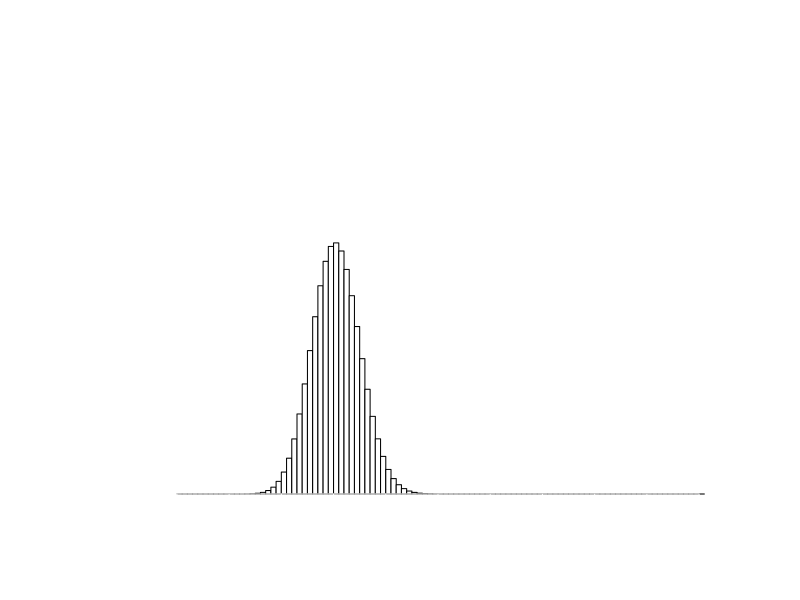
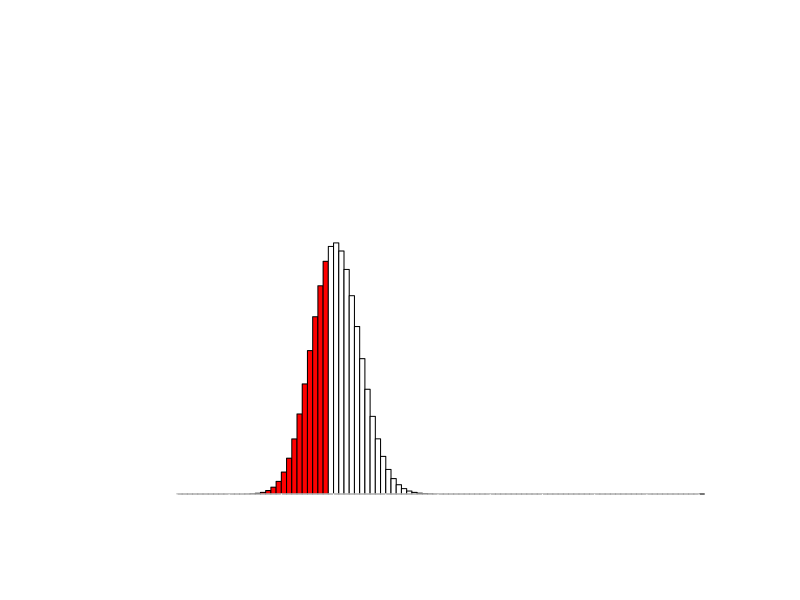
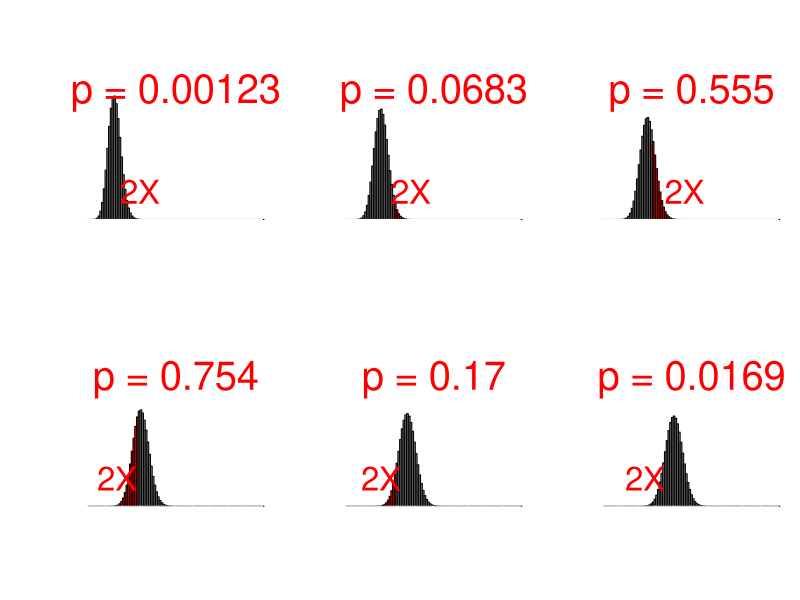
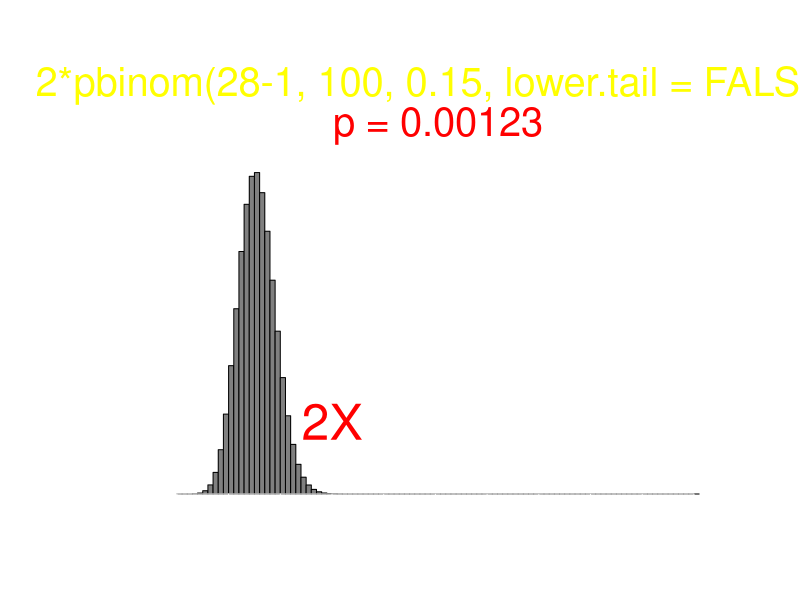
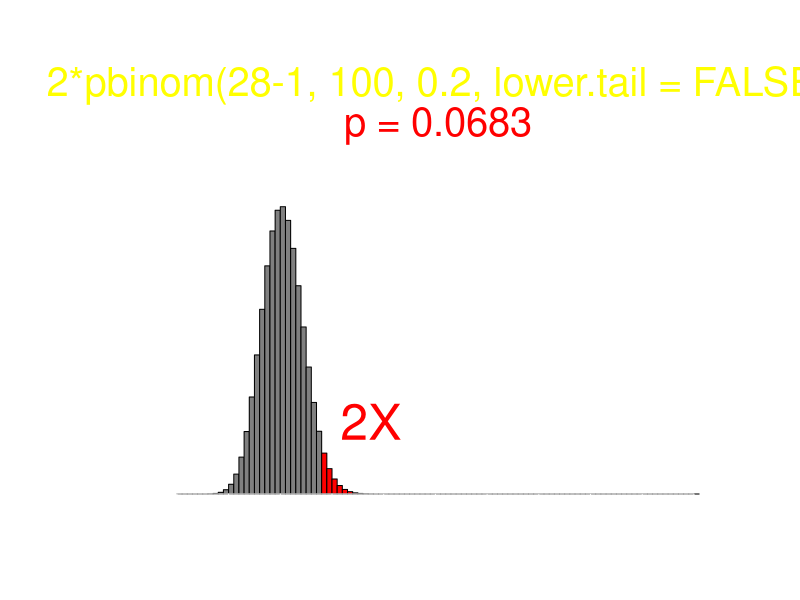
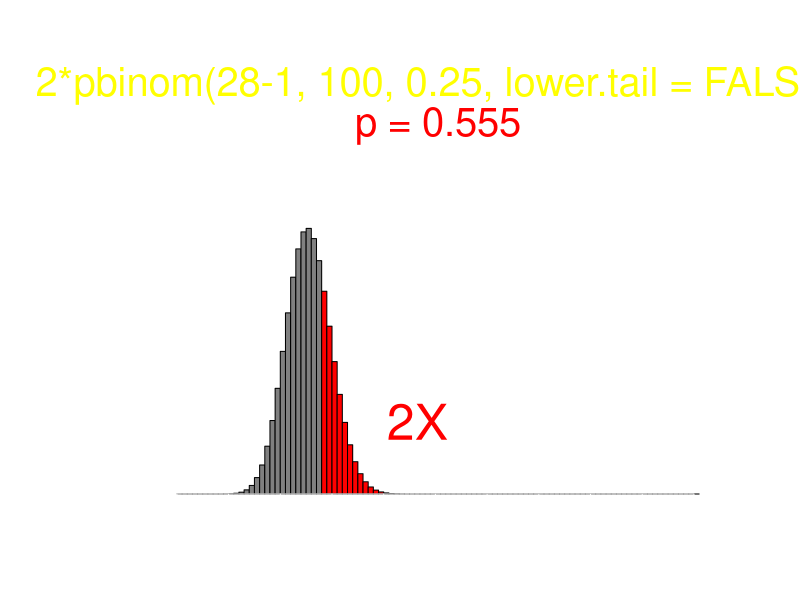
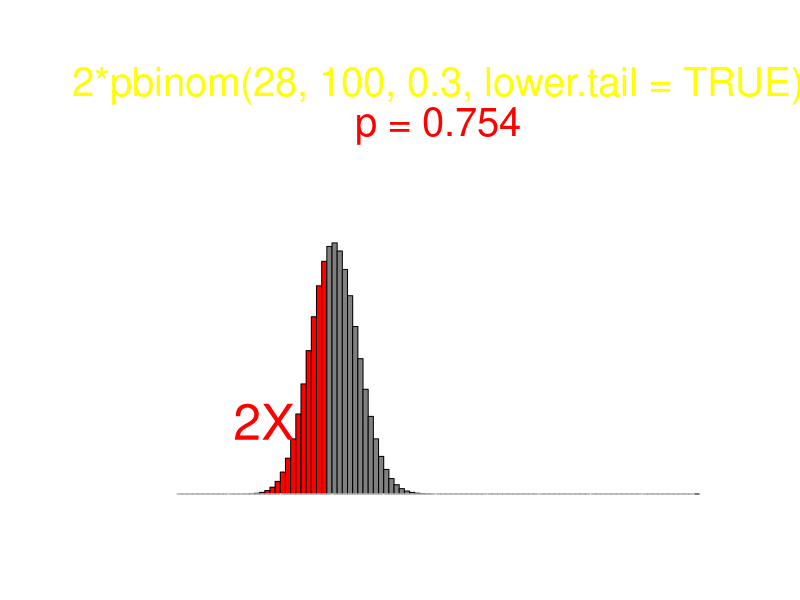
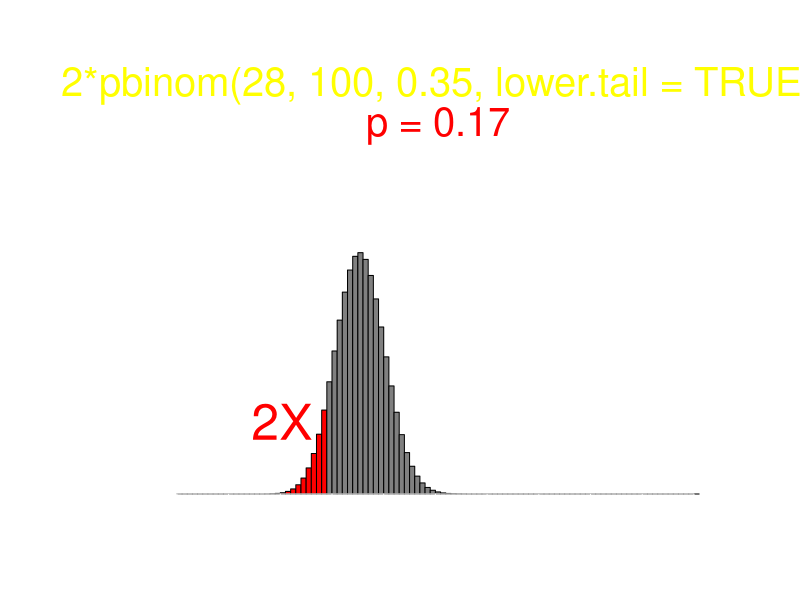

Source code (R) for these figures, in order:
## Introduction to Likelihood
## Meaningful Modeling of Epidemiolgic Data, 2014
## (C) Steve Bellan, 2009-2014
#################### 
## Order of lecture
#################### 
## 1) Link to binomial sampling in Jim Scott's lecture
## 
## 2) Show binomial sampling and variety of null hypotheses & probability
## of data given each of these
## 
## 3) Talk about p-values, and alpha cutoffs.
## 
## 4) Show exact binomial confidence intervals, and define them as the
## collection of null hypotheses for which a data point this extreme
## or more extreme would not occur less than 5% of the time.
## 
## 5) Define likelihood.
## 
## 6) Explain link between P(data | model) and L(model | data).
## 
## 7) Derive likelihood for binomial distribution to get x/n as best
## estimate of p.
## 
## 8) Note that -2log(L) ~ chisq(df = 1)
## 
## 9) Show how this can be used to produce confidence intervals similar
## to the exact binomial ones.

##################################################
## Plotting parameters
fgcol <- 'white'
brdcol <- 'black' ## barplot bar borders
hcol <- gray(.5) ## hypothetical distribution colors
xcol <- 'red' ## extreme value in tail color
pcol <- 'purple' ## color of probability densities or exact values
ycol <- 'yellow' ## color of emphasized text
ps <- 24
cx <- 1.2 ## ps/12 
ymax <- .15

##################################################
## Bin(100, .3), choose 28
for(ss in c(F,T)) {
  ## Population parameters for ANC clinic as a subset of a greater
  ## population example.
  size <- 100
  true.prev <- .3
  ## Sample from this distribution once (use 28 for powerpoint slides).
  samp.pos <- 28                          #rbinom(1,100,.3)
  samp.prev <- samp.pos/size
  color.vec <- rep(fgcol,size+1)
  ## more.extreme <- 0:100 <= samp.pos | 0:100 >= (abs(true.prev * size - samp.pos) + true.prev * size)
  if(ss) {
    color.vec[0:100<=samp.pos] <- xcol
    strg <- paste0(' x=', samp.pos)
  }else{
    strg <- ''
  }
### Create a histogram of the binomial distribution function
  pdf(paste0("BinPDF p=", true.prev, strg,'.pdf'), width=14, height=7)
  par(fg = fgcol, col.main = fgcol, col.axis=fgcol, col.lab=fgcol, 'ps'=ps, mgp = c(6,1.5,0), mar = c(5.3,7.8,3,4))
  mpar <- par()
  barplot.obj <- barplot(dbinom(0:size,size=size, prob=true.prev),
                         #xlab="number HIV+", #names.arg=c(0:size),
                         ylab="probability",
                         col=color.vec,
                         border = brdcol, #fgcol,
                         space =0, axis.lty=0,
                         ## main=paste("probability distribution function for  a true prevalence of", true.prev*100,"%"),
                         ylim = c(0,ymax), axes=F, xlim = c(0,100),
                         cex.axis=cx, cex.main=cx, cex.lab=cx)
  axis(1, seq(0,100, by = 10))
  axis(2, seq(0,.1, l = 3), las = 2)
  mtext("number HIV+", side = 1, line = 3.5, cex = cx)
  dev.off()
}

######################################################################
## p-values as cumulative two tails for different null hypotheses.
######################################################################
potential.prev <- seq(.15,.4, by = .05)
length.out <- length(potential.prev)
strg <- paste0(' x=', samp.pos)
file.names <- paste0("BinPDF p=", potential.prev, strg, ".pdf")
for(indiv.pnls in c(F,T)) {
  if(!indiv.pnls) {
    pdf(paste0("BinPDF p", paste0(range(potential.prev), collapse = '-'), strg, "panels.pdf"),width=12,height=8)
    suppressWarnings(par(mpar))
    par(mfrow=c(2,3), oma = c(2,2,0,0), mar = c(5.1,4.1,4,1))
  }
  for(ii in 1:length.out) {
    if(indiv.pnls)      {       pdf(file.names[ii], width=14, height=7); suppressWarnings(par(mpar))}
    ## Now calculate the total probability of finding a value in the
    ## extreme lower tail plus the extreme upper tail.
    if(samp.pos < potential.prev[ii]*size) {
      p.val.one.tail <- pbinom(samp.pos, size, potential.prev[ii], lower.tail = TRUE)
      blurb <- paste("2*pbinom(",samp.pos,", ", size, ", ", potential.prev[ii], ", lower.tail = TRUE)",
                     sep = "")
      more.extreme <- 0:100 <= samp.pos
      loc2x <- qbinom(.1, size, potential.prev[ii])*.7
    }else{
      p.val.one.tail <- pbinom(samp.pos - 1, size, potential.prev[ii], lower.tail = FALSE)
      blurb <- paste("2*pbinom(",samp.pos,"-1, ", size, ", ", potential.prev[ii], ", lower.tail = FALSE)",
                     sep = "")
      more.extreme <- 0:100 >= samp.pos
      loc2x <- qbinom(.9, size, potential.prev[ii])*1.5
    }
    main <- ifelse(indiv.pnls,
                   paste("If true prevalence were ", potential.prev[ii]*100,"%, then p(28 or more extreme) is",sep=""),
                   paste("hypothetical \nprevalence:",potential.prev[ii]*100,"%"))
    sub <- ifelse(indiv.pnls, blurb, '')
    ## Now multiply times 2, because we could have gotten reults that
    ## extreme in the other direction too. Make sure you understand what
    ## this means.
    p.val <- p.val.one.tail*2
    blurbP <- signif(p.val,3)
    ## if(potential.prev[ii]==.3) col.main <- "yellow"
    prob.dist <- dbinom(0:size, size=size, prob=potential.prev[ii])
    color.vec <- rep(hcol,size+1)
    color.vec[more.extreme] <- xcol
    barplot(prob.dist, xlab = "", ylab = ifelse(indiv.pnls, "probability",''),
            names.arg = NA, col = color.vec , border = brdcol, space = 0,
            main = main, axes = F,
            sub = blurb,
            col.main = fgcol, ylim = c(0,ymax))
    text(loc2x, .025, '2X', col = xcol, cex = 1.5)
    axis(1, seq(0,100, by = 10), ifelse(indiv.pnls, T, NA))
    axis(2, seq(0,.1, l = 3), ifelse(indiv.pnls, T, NA), las = 2)
    mtext("number HIV+", side = 1, line = ifelse(indiv.pnls, 3.5, 0), outer = !indiv.pnls, cex = cx)
    if(!indiv.pnls)     mtext("probability", side = 2, line = 0, outer = T, cex = cx)
    if(indiv.pnls)      mtext(blurb, side = 3, line = -2, col = "yellow", cex = cx)
    mtext(paste("p =",blurbP), side = 3, line = -4, col = xcol, cex = cx)
    if(indiv.pnls) dev.off()
  }
  dev.off()
}

######################################################################
## p-value vs hypothesis plot, note you can't use qbinom()! it doesn't
## give CI's unlike qnorm because of lack of symmetry
######################################################################
pdf("P value Confidence Intervals.pdf", width = 14, height = 7)
suppressWarnings(par(mpar)); par(mar = c(8,9,1,1))
potential.prev.vector <- seq(0,1, by = .001)
p.val <- rep(NA, length(potential.prev.vector))
for(jj in 1:length(potential.prev.vector))  {
    if(samp.pos < potential.prev.vector[jj]*size) {
        p.val.one.tail <- pbinom(samp.pos, size, potential.prev.vector[jj], lower.tail = TRUE)
      }else{
        p.val.one.tail <- pbinom(samp.pos - 1, size, potential.prev.vector[jj], lower.tail = FALSE)
      }
    ## Now multiply times 2, because we could have gotten reults that
    ## extreme in the other direction too. Make sure you understand what
    ## this means.
    p.val[jj] <- p.val.one.tail*2
  }
non.rejected.nulls <- potential.prev.vector[p.val > .05]
ci <- range(non.rejected.nulls)
plot(potential.prev.vector, p.val,
     xlab = "hypothetical prevalence", ylab = "p-value", las = 2,
     lwd = 4, bty = "n", type = "l", col = xcol)
segments(0,.05, 1,.05, lty = 2, lwd = 3)
cip.l <- round(min(potential.prev.vector[p.val> .05]),3)
cip.u <- round(max(potential.prev.vector[p.val> .05]),3)
arrows(cip.l, .4, cip.l, -.03, length = .2)
arrows(cip.u, .4, cip.u, -.03, length = .2)
text(cip.l,.4, cip.l,cex = 1.5,pos = 3)
text(cip.u,.4, cip.u,cex = 1.5,pos = 3)
text(.5, .05, expression(alpha==.05), pos = 3)
text(.7,.7, paste("95% CI includes HIV prevalences \nof ", cip.l*100, "% to ", cip.u*100, "%", sep=""), cex = 1.5,
     col = "yellow")
dev.off()

###################################################################### 
### LIKELIHOOD APPROACH
######################################################################
for(ss in c(F,T)) {
  color.vec <- rep(fgcol,size+1)
  if(ss) {
    color.vec[samp.pos + 1] <- pcol
    strg <- paste0(' x=', samp.pos)
  }else{
    strg <- ''
  }
### Create a histogram of the binomial distribution function
  pdf(paste0("BinLIK p=", true.prev, strg,'.pdf'), width=14, height=7)
  suppressWarnings(par(mpar))
  barplot.obj <- barplot(dbinom(0:size,size=size, prob=true.prev),
                         #xlab="number HIV+", #names.arg=c(0:size),
                         ylab="probability",
                         col=color.vec,
                         border = brdcol, #fgcol,
                         space =0, axis.lty=0,
                         ## main=paste("probability distribution function for  a true prevalence of", true.prev*100,"%"),
                         ylim = c(0,ymax), axes=F, xlim = c(0,100),
                         cex.axis=cx, cex.main=cx, cex.lab=cx)
  axis(1, seq(0,100, by = 10))
  axis(2, seq(0,.1, l = 3), las = 2)
  mtext("number HIV+", side = 1, line = 3.5, cex = cx)
  dev.off()
}

######################################################################
## Likelihood values for different null hypotheses.
######################################################################
potential.prev <- seq(.15,.4, by = .05)
length.out <- length(potential.prev)
strg <- paste0(' x=', samp.pos)
file.names <- paste0("BinLIK p=", potential.prev, strg, ".pdf")
for(indiv.pnls in c(F,T)) {
  if(!indiv.pnls) {
    pdf(paste0("BinLIK p=", paste0(range(potential.prev), collapse = '-'), strg, "panels.pdf"),width=12,height=8)
    suppressWarnings(par(mpar))
    par(mfrow=c(2,3), oma = c(2,2,0,0), mar = c(5.1,4.1,4,1))
  }
  for(ii in 1:length.out) {
    if(indiv.pnls)      {       pdf(file.names[ii], width=14, height=7); suppressWarnings(par(mpar))}
    ## Now calculate the total probability of finding a value in the
    ## extreme lower tail plus the extreme upper tail.
    dbn <- signif(dbinom(samp.pos, size, potential.prev[ii]),3)
    blurb <- paste0("dbinom(",samp.pos,", ", size, ", ", potential.prev[ii], ') = ', dbn)
    main <- paste("hypothetical", "\n"[!indiv.pnls], " prevalence:",potential.prev[ii]*100,"%")  
    sub <- ifelse(indiv.pnls, blurb, '')
    ## if(potential.prev[ii]==.3) col.main <- "yellow"
    prob.dist <- dbinom(0:size, size=size, prob=potential.prev[ii])
    color.vec <- rep(hcol,size+1)
    color.vec[samp.pos + 1] <- pcol
    barplot(prob.dist, xlab = "", ylab = ifelse(indiv.pnls, "probability",''),
            names.arg = NA, col = color.vec , border = brdcol, space = 0,
            main = main, axes = F, sub = blurb, ylim = c(0,ymax))
    axis(1, seq(0,100, by = 10), ifelse(indiv.pnls, T, NA))
    axis(2, seq(0,.1, l = 3), ifelse(indiv.pnls, T, NA), las = 2)
    mtext("number HIV+", side = 1, line = ifelse(indiv.pnls, 3.5, 0), outer = !indiv.pnls, cex = cx)
    if(!indiv.pnls)     mtext("probability", side = 2, line = 0, outer = T, cex = cx)
    if(indiv.pnls)      mtext(blurb, side = 3, line = -3.5, col = pcol, cex = cx)
    if(!indiv.pnls)     mtext(dbn, side = 3, line = -4, col = pcol, cex = cx) 
    if(indiv.pnls) dev.off()
  }
  if(!indiv.pnls)       dev.off()
}

######################################################################
## Show likelihood plot
###################################################################### 
######################################################################
## Likelihood-based CI's
## give CI's unlike qnorm because of lack of symmetry
######################################################################
pdf("Likelihood Confidence Intervals.pdf", width = 14, height = 7)
suppressWarnings(par(mpar)); par(mar = c(8,9,5,1))
potential.prev.vector <- seq(0,1, by = .001)
likelihoods <- dbinom(samp.prev*size,size = size, prob = potential.prev.vector)
plot(potential.prev.vector, likelihoods,     
     xlab = "hypothetical prevalence", ylab = "likelihood", las = 1,
     lwd = 4, bty = "n", type = "l", col = pcol)
mtext("p(our data given prevalence) = LIKELIHOOD", side = 3, line = 3, cex= cx)
dev.off()

pdf("logLikelihood Confidence Intervals.pdf", width = 14, height = 7)
suppressWarnings(par(mpar)); par(mar = c(8,9,5,1))
potential.prev.vector <- seq(0,1, by = .001)
likelihoods <- dbinom(samp.prev*size,size = size, prob = potential.prev.vector)
plot(potential.prev.vector, log(likelihoods), 
     xlab = "hypothetical prevalence", ylab = "log(likelihood)", las = 1,
     lwd = 4, bty = "n", type = "l", col = pcol)
axis(2, seq(-400,0, l = 5))
mtext("p(our data given prevalence) = LIKELIHOOD", side = 3, line = 3, cex= cx)
dev.off()

######################################################################
## L to logL to -logL
######################################################################
pdf("Likelihood Confidence Intervals (small).pdf", width = 5, height = 3)
suppressWarnings(par(mpar)); par(mar = c(4,4,1,1), mgp = c(2,1,0))
plot(potential.prev.vector, likelihoods,     
     xlab = "hypothetical prevalence", ylab = "likelihood", las = 1,
     axes = F,
     lwd = 4, bty = "n", type = "l", col = pcol)
axis(1, seq(0,1, by = .2), NA)
axis(2, seq(0,.08, by = .02), NA)
mtext("p(our data given prevalence) = LIKELIHOOD", side = 3, line = 3, cex= cx)
dev.off()

pdf("logLikelihood Confidence Intervals (small).pdf", width = 5, height = 3)
suppressWarnings(par(mpar)); par(mar = c(4,4,1,1), mgp = c(2,1,0))
plot(potential.prev.vector, log(likelihoods), 
     xlab = "hypothetical prevalence", ylab = "log(likelihood)", las = 1,
     axes = F,
     lwd = 4, bty = "n", type = "l", col = pcol)
axis(1, seq(0,1, by = .2), NA)
axis(2, seq(-400,0, l = 5), NA)
mtext("p(our data given prevalence) = LIKELIHOOD", side = 3, line = 3, cex= cx)
dev.off()


pdf("NeglogLikelihood Confidence Intervals (small).pdf", width = 5, height = 3)
suppressWarnings(par(mpar)); par(mar = c(4,4,1,1), mgp = c(2,1,0))
plot(potential.prev.vector, -log(likelihoods), 
     xlab = "hypothetical prevalence", ylab = "-log(likelihood)", las = 1,
     axes = F,
     lwd = 4, bty = "n", type = "l", col = pcol)
axis(1, seq(0,1, by = .2), NA)
axis(2, seq(0,400, l = 5), NA)
mtext("p(our data given prevalence) = LIKELIHOOD", side = 3, line = 3, cex= cx)
dev.off()


######################################################################
## Likelihood-based CI's BIG
## give CI's unlike qnorm because of lack of symmetry
######################################################################
pdf("Likelihood Confidence Intervals big.pdf", width = 14, height = 7)
suppressWarnings(par(mpar)); par(mar = c(8,9,5,1))
potential.prev.vector <- seq(0,1, by = .001)
likelihoods <- dbinom(samp.prev*size,size = size, prob = potential.prev.vector)
plot(potential.prev.vector, likelihoods,     
     xlab = "hypothetical prevalence", ylab = "likelihood", las = 1,
     axes=F,
     lwd = 4, bty = "n", type = "l", col = pcol)
axis(1, seq(0,1, by = .2))
axis(2, seq(0,.08, by = .02), las = 2)
mtext("Likelihood", side = 3, line = 3, cex= cx)
dev.off()

for(crit in c(T,F)) {
  pdf(paste0("NeglogLikelihood Confidence Intervals", 'crit'[crit], "big.pdf"), width = 14, height = 7)
  suppressWarnings(par(mpar)); par(mar = c(8,9,5,1))
  potential.prev.vector <- seq(0,1, by = .001)
  likelihoods <- dbinom(samp.prev*size,size = size, prob = potential.prev.vector)
  plot(potential.prev.vector, -log(likelihoods), 
       xlab = "hypothetical prevalence", ylab = "-log(likelihood)", las = 1, axes=F,
       lwd = 4, bty = "n", type = "l", col = pcol)
  axis(1, seq(0,1, by = .2))
  axis(2, seq(0,400, l = 5), las = 2)
  mtext("we usually minimize the -log(likelihood)", side = 3, line = 3, cex= cx)
  if(crit) {
    chisq.crit <- qchisq(.95, df = 1)
    min.l <- min(-log(likelihoods))
    abline(h = min.l + chisq.crit/2,
           lwd = 3,
           lty = 2,
           col = fgcol)
  }
  dev.off()
}

##################################################
## Chi squared cutoff
######################################################################
## Chi sq plot
###################################################################### 
pdf("chisq.pdf",width = 8, height = 6)
suppressWarnings(par(mpar)); par(mar=c(12,9,4,2), 'ps'=25)
plot.seq <- seq(0,5,by = .001)
above.crit <- plot.seq > qchisq(.95,1)
col.vec <- rep(fgcol, length(plot.seq))
col.vec[above.crit] <- xcol
plot(plot.seq, dchisq(plot.seq, df = 1),
     type = "h", col = col.vec,
     ylim=c(0,3), bty = "n",
     main = expression(paste("PDF for", chi["df=1"] ^2)),
     xlab = "", ylab = "probability density")
mtext(expression(paste(-2*log(frac(L[null],L[alternative])))), side = 1, line = 8)
arrows(qchisq(.95,1), 1, qchisq(.95,1), dchisq(qchisq(.95,1),1)+.1, length = .2, lwd = 2)
text(qchisq(.95,1),1, expression(paste(chi["df=1",alpha==.05] ^ 2)), pos = 3)
dev.off()


######################################################################
## Zoom in on last plot
for(ii in 1:3) {
  pdf(paste0("NeglogLikelihood Confidence Intervals", 'crit zoom', ii, ".pdf"), width = 14, height = 7)
  suppressWarnings(par(mpar)); par(mar = c(8,9,5,1))
  potential.prev.vector <- seq(0,1, by = .001)
  likelihoods <- dbinom(samp.prev*size,size = size, prob = potential.prev.vector)
  plot(potential.prev.vector, -log(likelihoods), ylim = c(2,7),
       xlab = "hypothetical prevalence", ylab = "-log(likelihood)", las = 1, axes=F,
       lwd = 4, bty = "n", type = "l", col = pcol)
  axis(1, seq(0,1, by = .2))
  axis(2, seq(2,6, b = 2), las = 2)
  chisq.crit <- qchisq(.95, df = 1)
  min.l <- min(-log(likelihoods))
  abline(h = min.l + chisq.crit/2, lwd = 3, lty = 2, col = fgcol)
  if(ii==2) {
    arrows(.28, min.l, .28, min.l+chisq.crit/2, len = .15, code = 3, angle = 45, lwd = 4, col = ycol)
    text(.28, min.l+chisq.crit/4, '1.92', pos = 4, col = ycol)
  }
  if(ii==3) {
    ci.likelihood <- range(potential.prev.vector[-log(likelihoods) < min.l + chisq.crit/2])
    ci.l <- signif(ci.likelihood[1],3)
    ci.u <- signif(ci.likelihood[2],3)
    mtext(paste("95% CI includes HIV prevalences of ", ci.l*100, "% to ", ci.u*100, "%", sep=""), side = 3, line =0,
          col = ycol)
    arrows(ci.l, min.l + 1.92, ci.l, min.l, length = .2, col = ycol)
    arrows(ci.u, min.l + 1.92, ci.u, min.l, length = .2, col = ycol)
    text(ci.l, min.l + 1.92, ci.l,cex = 1,pos = 3, col = ycol)
    text(ci.u, min.l + 1.92, ci.u,cex = 1,pos = 3, col = ycol)
  }
dev.off()
}
 
######################################################################
## Let's also make a 2 panel plot so we can compare this with the
## P-Value approach from above.
pdf("Both CIs.pdf", width = 12, h= 8)
suppressWarnings(par(mpar)); par(mfrow=c(2,1), mar = c(8,8,3,4), 'ps' = 20)
xlim <- c(0, 1)
## Redraw the P-Value plot from above
## Plot the p-values vs the null hypotheses.
plot(potential.prev.vector, p.val, xlab = "hypothetical prevalence (null hypothesis)", ylab = "p-value",
     xlim = xlim, lwd = 2, bty = "n", type = "l",  col = xcol, las = 1, yaxt='n')
axis(2, seq(0,1,l=3), las = 2)
## Draw a line at the alpha = .05 cutoff.
segments(0, .05, 1, .05, lty = 2, lwd = 3)
## Now plot the CI bounds
arrows(cip.l, .4, cip.l, -.03, length = .2)
arrows(cip.u, .4, cip.u, -.03, length = .2)
text(cip.l,.4, cip.l,cex = 1,pos = 3)
text(cip.u,.4, cip.u,cex = 1,pos = 3)
text(.4,.2, paste("95% CI includes ", cip.l*100, "% to ", cip.u*100, "%", sep=""),
     col = "yellow", cex = 1, pos = 4)
plot(potential.prev.vector, -log(likelihoods),
     type = "l", col = pcol, lwd = 3, xlim = xlim, las = 1,
     ylim = c(2, 7), bty = "n", yaxt='n',
     xlab = "potential prevalences (our models)", ylab = "-log(likelihood)",
     main = "")
axis(2, seq(2,6,b=2), las = 2)
abline(h = min.l+chisq.crit/2, lwd = 3, lty = 2)
text(.4, 5, paste("95% CI includes ", ci.l*100, "% to ", ci.u*100, "%", sep=""),
     col = "yellow", cex = 1, pos = 4)
arrows(ci.l, min.l + 3, ci.l, min.l, length = .2)
arrows(ci.u, min.l + 3, ci.u, min.l, length = .2)
text(ci.l, min.l + 3, ci.l,cex = 1,pos = 3)
text(ci.u, min.l + 3, ci.u,cex = 1,pos = 3)
dev.off()
